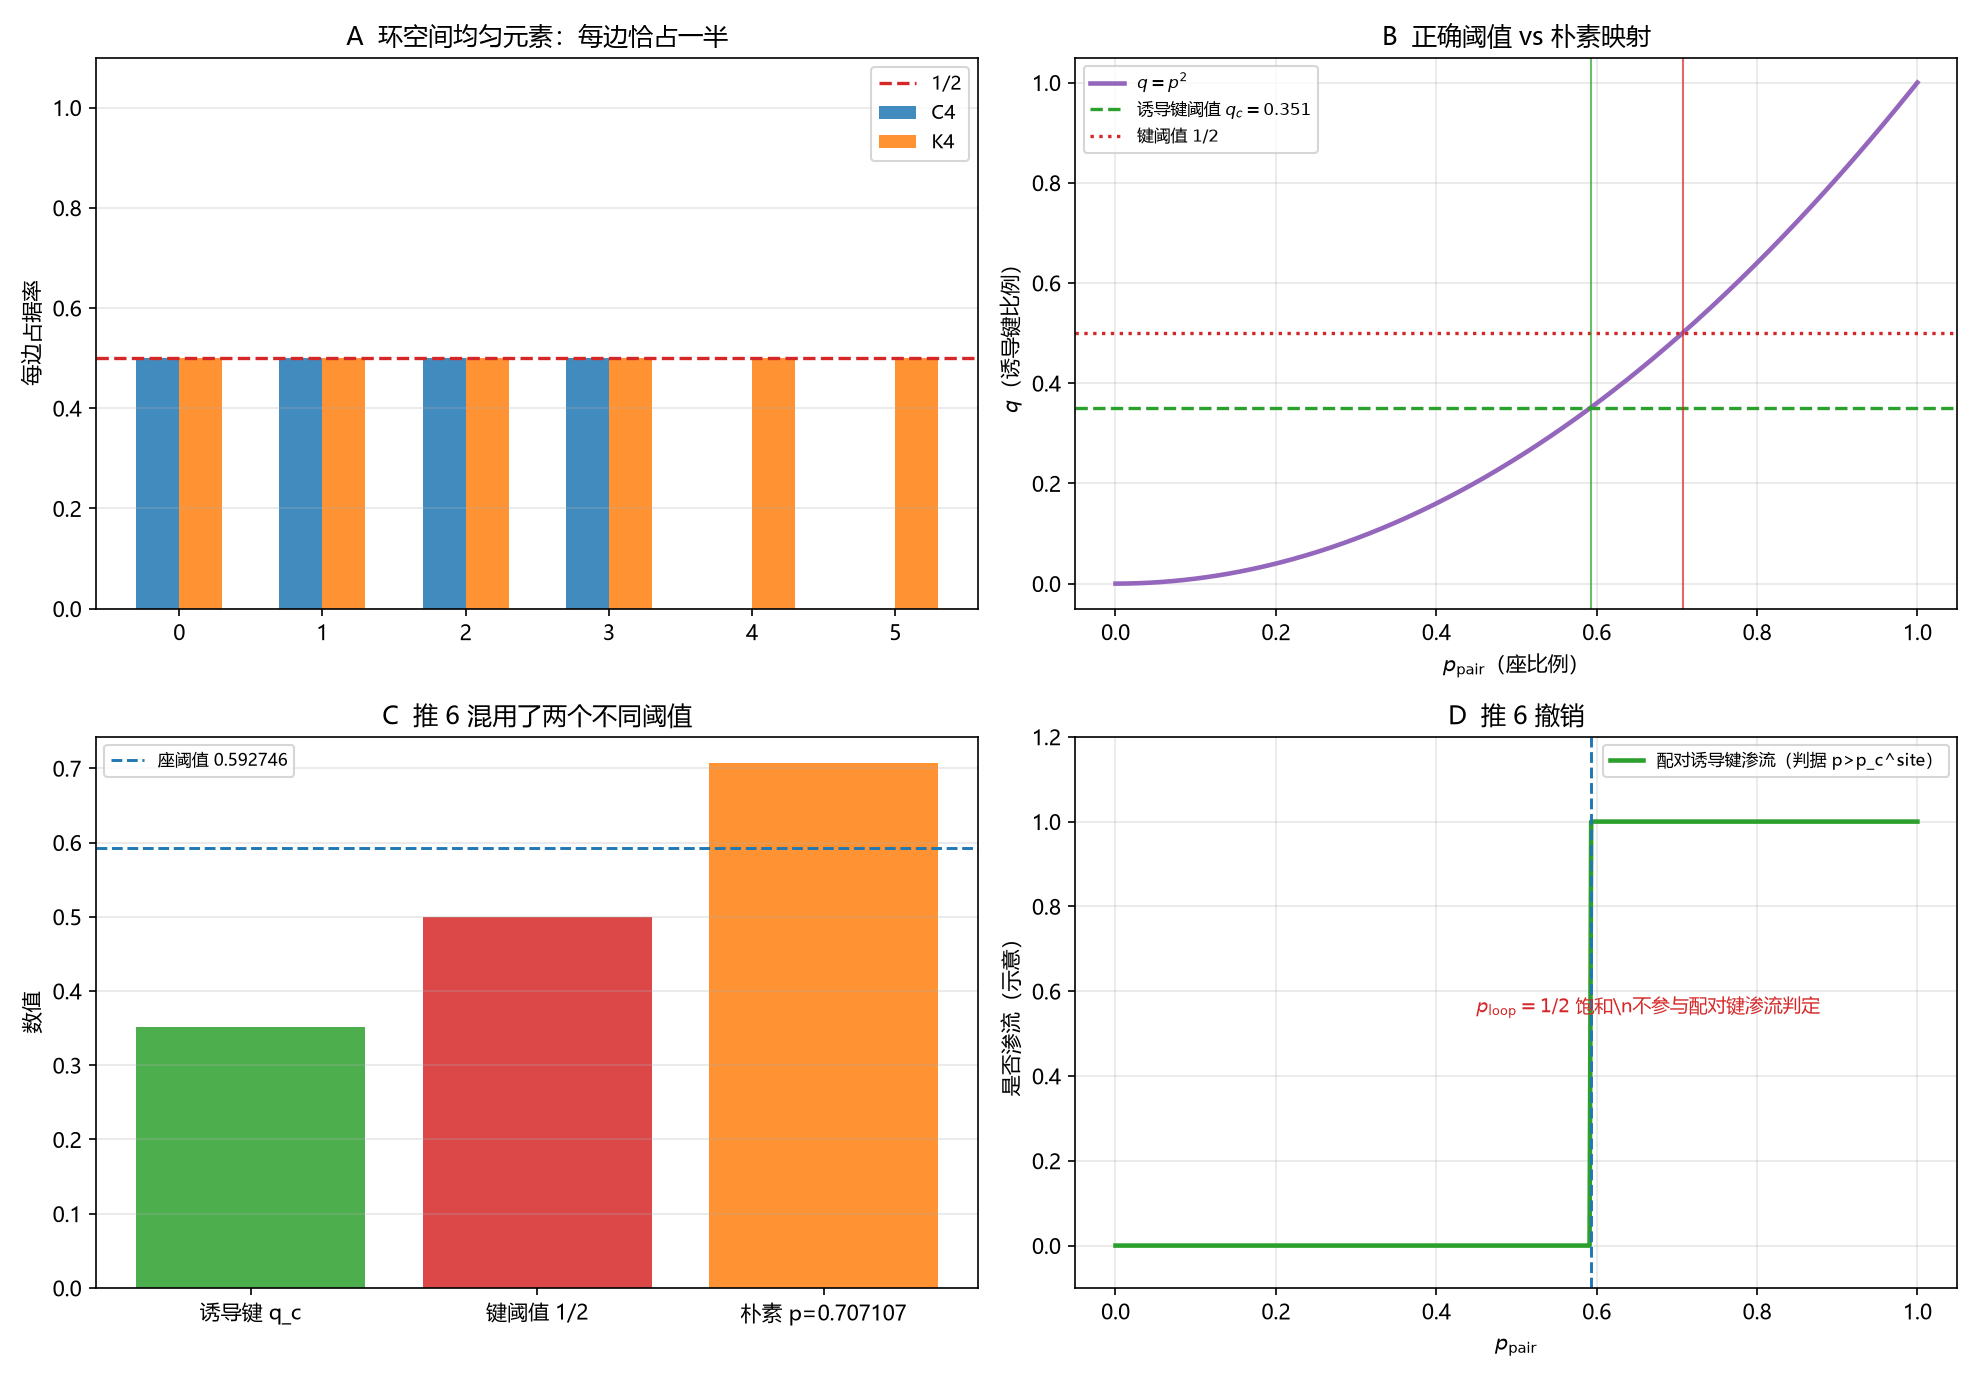

Python code for this plot:
# -*- coding: utf-8 -*-
"""
环 15／`审-4` 的数值核对：环空间一半性质与推 6 撤销。

1. 小图 C4、K4 枚举 GF(2) 环向量，核对每条边占据率 0.5；
2. q=p^2 曲线、诱导键阈值 q_c=0.351348 与朴素 1/2；
3. 阈值对比柱状；
4. 推 6 撤离示意：配对诱导键在 p_pair>0.592746 已渗流。

枚举与解析直接计算，无拟合。
"""

import csv
import itertools
import os

import numpy as np
import matplotlib
matplotlib.use("Agg")
import matplotlib.pyplot as plt

plt.rcParams["font.sans-serif"] = ["Microsoft YaHei", "SimHei", "DejaVu Sans"]
plt.rcParams["axes.unicode_minus"] = False

HERE = os.path.dirname(os.path.abspath(__file__))
OUT_PNG = os.path.join(HERE, "环15_审4_环空间一半.png")
OUT_CSV = os.path.join(HERE, "环15_审4_环空间一半.csv")

PC_SITE = 0.592746
QC = PC_SITE ** 2


def cycle_space(V, edges):
    """枚举 GF(2) 环空间：每个顶点偶度的边子集。"""
    E = len(edges)
    out = []
    for bits in itertools.product([0, 1], repeat=E):
        deg = [0] * V
        for b, (i, j) in zip(bits, edges):
            deg[i] ^= b
            deg[j] ^= b
        if all(d == 0 for d in deg):
            out.append(bits)
    return np.array(out, dtype=int)


def main():
    rows = []
    graphs = {
        "C4": (4, [(0, 1), (1, 2), (2, 3), (3, 0)]),
        "K4": (4, [(0, 1), (0, 2), (0, 3), (1, 2), (1, 3), (2, 3)]),
    }
    print("环空间枚举：每边占据率")
    occ_all = {}
    for name, (V, edges) in graphs.items():
        Z = cycle_space(V, edges)
        occ = Z.mean(axis=0)
        occ_all[name] = occ
        print(f"  {name}: |Z|={len(Z)}, 维数={int(np.log2(len(Z)))}, 每边占据率={np.round(occ, 4)}")
        for e, v in enumerate(occ):
            rows.append((name + "_occupancy", e, float(v), 0.5, np.nan))

    print(f"\n诱导键阈值 q_c = {QC:.6f}, 朴素阈值 1/2 = 0.5")
    for p in (0.5, PC_SITE, 0.707107, 1.0):
        print(f"  p={p:.6f}: q=p^2={p*p:.6f}")
        rows.append(("q_of_p", p, p * p, QC, np.nan))

    with open(OUT_CSV, "w", newline="", encoding="utf-8-sig") as fh:
        wr = csv.writer(fh)
        wr.writerow(["kind", "x", "y", "y_ref", "extra"])
        wr.writerows(rows)

    fig, ax = plt.subplots(2, 2, figsize=(13.2, 9.2))

    # A: occupancy
    x_c4 = np.arange(4)
    x_k4 = np.arange(6)
    ax[0, 0].bar(x_c4 - 0.15, occ_all["C4"], 0.3, color="tab:blue", alpha=0.85, label="C4")
    ax[0, 0].bar(x_k4 + 0.15, occ_all["K4"], 0.3, color="tab:orange", alpha=0.85, label="K4")
    ax[0, 0].axhline(0.5, color="tab:red", ls="--", lw=1.6, label="1/2")
    ax[0, 0].set_ylabel("每边占据率")
    ax[0, 0].set_title("A  环空间均匀元素：每边恰占一半")
    ax[0, 0].legend(fontsize=9)
    ax[0, 0].set_ylim(0, 1.1)
    ax[0, 0].grid(alpha=0.3, axis="y")

    # B: q=p^2
    ps = np.linspace(0, 1, 500)
    ax[0, 1].plot(ps, ps ** 2, lw=2.2, color="tab:purple", label=r"$q=p^2$")
    ax[0, 1].axhline(QC, color="tab:green", ls="--", lw=1.6,
                     label=rf"诱导键阈值 $q_c={QC:.3f}$")
    ax[0, 1].axhline(0.5, color="tab:red", ls=":", lw=1.6, label=r"键阈值 $1/2$")
    ax[0, 1].axvline(PC_SITE, color="tab:green", lw=1.0, alpha=0.7)
    ax[0, 1].axvline(0.707107, color="tab:red", lw=1.0, alpha=0.7)
    ax[0, 1].set_xlabel(r"$p_{\rm pair}$（座比例）")
    ax[0, 1].set_ylabel(r"$q$（诱导键比例）")
    ax[0, 1].set_title("B  正确阈值 vs 朴素映射")
    ax[0, 1].legend(fontsize=8)
    ax[0, 1].grid(alpha=0.3)

    # C: thresholds
    ax[1, 0].bar(["诱导键 q_c", "键阈值 1/2", "朴素 p=0.707107"],
                 [QC, 0.5, 0.707107], color=["tab:green", "tab:red", "tab:orange"], alpha=0.85)
    ax[1, 0].axhline(PC_SITE, color="tab:blue", ls="--", lw=1.4,
                     label=f"座阈值 {PC_SITE}")
    ax[1, 0].set_ylabel("数值")
    ax[1, 0].set_title("C  推 6 混用了两个不同阈值")
    ax[1, 0].legend(fontsize=8)
    ax[1, 0].grid(alpha=0.3, axis="y")

    # D: withdrawal
    ax[1, 1].plot(ps, (ps > PC_SITE).astype(float), lw=2.2, color="tab:green",
                  label="配对诱导键渗流（判据 p>p_c^site）")
    ax[1, 1].axvline(PC_SITE, color="tab:blue", ls="--", lw=1.4)
    ax[1, 1].text(0.45, 0.55, r"$p_{\rm loop}=1/2$ 饱和\n不参与配对键渗流判定",
                  fontsize=9, color="tab:red")
    ax[1, 1].set_xlabel(r"$p_{\rm pair}$")
    ax[1, 1].set_ylabel("是否渗流（示意）")
    ax[1, 1].set_title("D  推 6 撤销")
    ax[1, 1].legend(fontsize=8)
    ax[1, 1].set_ylim(-0.1, 1.2)
    ax[1, 1].grid(alpha=0.3)

    fig.tight_layout()
    fig.savefig(OUT_PNG, dpi=150)
    plt.close(fig)
    print("\nsaved:", OUT_PNG)
    print("saved:", OUT_CSV)


if __name__ == "__main__":
    main()
